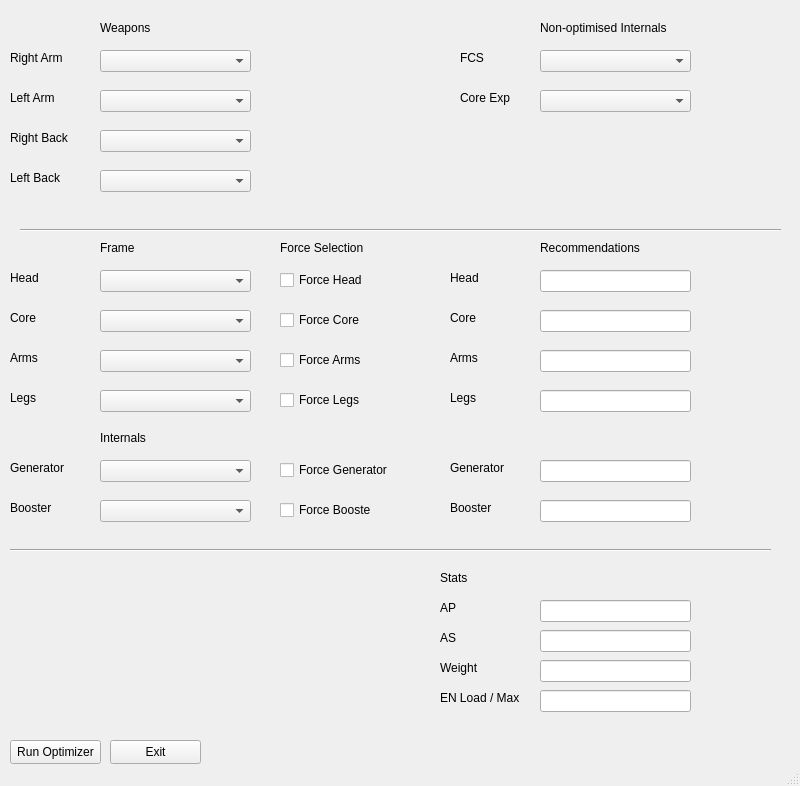
<?xml version="1.0" encoding="UTF-8"?>
<ui version="4.0">
 <class>MainWindow</class>
 <widget class="QMainWindow" name="MainWindow">
  <property name="geometry">
   <rect>
    <x>0</x>
    <y>0</y>
    <width>800</width>
    <height>786</height>
   </rect>
  </property>
  <property name="windowTitle">
   <string>MainWindow</string>
  </property>
  <widget class="QWidget" name="centralwidget">
   <widget class="QComboBox" name="RightArm">
    <property name="geometry">
     <rect>
      <x>100</x>
      <y>50</y>
      <width>151</width>
      <height>22</height>
     </rect>
    </property>
   </widget>
   <widget class="QComboBox" name="RightBack">
    <property name="geometry">
     <rect>
      <x>100</x>
      <y>130</y>
      <width>151</width>
      <height>22</height>
     </rect>
    </property>
   </widget>
   <widget class="QComboBox" name="LeftArm">
    <property name="geometry">
     <rect>
      <x>100</x>
      <y>90</y>
      <width>151</width>
      <height>22</height>
     </rect>
    </property>
   </widget>
   <widget class="QComboBox" name="LeftBack">
    <property name="geometry">
     <rect>
      <x>100</x>
      <y>170</y>
      <width>151</width>
      <height>22</height>
     </rect>
    </property>
   </widget>
   <widget class="Line" name="line">
    <property name="geometry">
     <rect>
      <x>20</x>
      <y>220</y>
      <width>761</width>
      <height>20</height>
     </rect>
    </property>
    <property name="orientation">
     <enum>Qt::Horizontal</enum>
    </property>
   </widget>
   <widget class="QLabel" name="label">
    <property name="geometry">
     <rect>
      <x>100</x>
      <y>20</y>
      <width>71</width>
      <height>16</height>
     </rect>
    </property>
    <property name="text">
     <string>Weapons</string>
    </property>
   </widget>
   <widget class="QLabel" name="label_2">
    <property name="geometry">
     <rect>
      <x>540</x>
      <y>20</y>
      <width>151</width>
      <height>16</height>
     </rect>
    </property>
    <property name="text">
     <string>Non-optimised Internals</string>
    </property>
   </widget>
   <widget class="QComboBox" name="FCS">
    <property name="geometry">
     <rect>
      <x>540</x>
      <y>50</y>
      <width>151</width>
      <height>22</height>
     </rect>
    </property>
   </widget>
   <widget class="QLabel" name="label_3">
    <property name="geometry">
     <rect>
      <x>10</x>
      <y>50</y>
      <width>81</width>
      <height>16</height>
     </rect>
    </property>
    <property name="text">
     <string>Right Arm</string>
    </property>
   </widget>
   <widget class="QLabel" name="label_4">
    <property name="geometry">
     <rect>
      <x>10</x>
      <y>90</y>
      <width>81</width>
      <height>16</height>
     </rect>
    </property>
    <property name="text">
     <string>Left Arm</string>
    </property>
   </widget>
   <widget class="QLabel" name="label_5">
    <property name="geometry">
     <rect>
      <x>10</x>
      <y>130</y>
      <width>81</width>
      <height>16</height>
     </rect>
    </property>
    <property name="text">
     <string>Right Back</string>
    </property>
   </widget>
   <widget class="QLabel" name="label_6">
    <property name="geometry">
     <rect>
      <x>10</x>
      <y>170</y>
      <width>81</width>
      <height>16</height>
     </rect>
    </property>
    <property name="text">
     <string>Left Back</string>
    </property>
   </widget>
   <widget class="QComboBox" name="Head_Select">
    <property name="geometry">
     <rect>
      <x>100</x>
      <y>270</y>
      <width>151</width>
      <height>22</height>
     </rect>
    </property>
   </widget>
   <widget class="QComboBox" name="Legs_Select">
    <property name="geometry">
     <rect>
      <x>100</x>
      <y>390</y>
      <width>151</width>
      <height>22</height>
     </rect>
    </property>
   </widget>
   <widget class="QComboBox" name="Core_Select">
    <property name="geometry">
     <rect>
      <x>100</x>
      <y>310</y>
      <width>151</width>
      <height>22</height>
     </rect>
    </property>
   </widget>
   <widget class="QComboBox" name="Arms_Select">
    <property name="geometry">
     <rect>
      <x>100</x>
      <y>350</y>
      <width>151</width>
      <height>22</height>
     </rect>
    </property>
   </widget>
   <widget class="QLabel" name="label_7">
    <property name="geometry">
     <rect>
      <x>100</x>
      <y>240</y>
      <width>71</width>
      <height>16</height>
     </rect>
    </property>
    <property name="text">
     <string>Frame</string>
    </property>
   </widget>
   <widget class="QLabel" name="label_8">
    <property name="geometry">
     <rect>
      <x>100</x>
      <y>430</y>
      <width>71</width>
      <height>16</height>
     </rect>
    </property>
    <property name="text">
     <string>Internals</string>
    </property>
   </widget>
   <widget class="QLabel" name="label_9">
    <property name="geometry">
     <rect>
      <x>460</x>
      <y>50</y>
      <width>49</width>
      <height>16</height>
     </rect>
    </property>
    <property name="text">
     <string>FCS</string>
    </property>
   </widget>
   <widget class="QComboBox" name="CoreExp">
    <property name="geometry">
     <rect>
      <x>540</x>
      <y>90</y>
      <width>151</width>
      <height>22</height>
     </rect>
    </property>
   </widget>
   <widget class="QLabel" name="label_10">
    <property name="geometry">
     <rect>
      <x>460</x>
      <y>90</y>
      <width>71</width>
      <height>16</height>
     </rect>
    </property>
    <property name="text">
     <string>Core Exp</string>
    </property>
   </widget>
   <widget class="QComboBox" name="Boost">
    <property name="geometry">
     <rect>
      <x>100</x>
      <y>500</y>
      <width>151</width>
      <height>22</height>
     </rect>
    </property>
   </widget>
   <widget class="QComboBox" name="Gen">
    <property name="geometry">
     <rect>
      <x>100</x>
      <y>460</y>
      <width>151</width>
      <height>22</height>
     </rect>
    </property>
   </widget>
   <widget class="QLabel" name="label_11">
    <property name="geometry">
     <rect>
      <x>10</x>
      <y>390</y>
      <width>81</width>
      <height>16</height>
     </rect>
    </property>
    <property name="text">
     <string>Legs</string>
    </property>
   </widget>
   <widget class="QLabel" name="label_12">
    <property name="geometry">
     <rect>
      <x>10</x>
      <y>270</y>
      <width>81</width>
      <height>16</height>
     </rect>
    </property>
    <property name="text">
     <string>Head</string>
    </property>
   </widget>
   <widget class="QLabel" name="label_13">
    <property name="geometry">
     <rect>
      <x>10</x>
      <y>310</y>
      <width>81</width>
      <height>16</height>
     </rect>
    </property>
    <property name="text">
     <string>Core</string>
    </property>
   </widget>
   <widget class="QLabel" name="label_14">
    <property name="geometry">
     <rect>
      <x>10</x>
      <y>350</y>
      <width>81</width>
      <height>16</height>
     </rect>
    </property>
    <property name="text">
     <string>Arms</string>
    </property>
   </widget>
   <widget class="QLabel" name="label_16">
    <property name="geometry">
     <rect>
      <x>10</x>
      <y>460</y>
      <width>81</width>
      <height>16</height>
     </rect>
    </property>
    <property name="text">
     <string>Generator</string>
    </property>
   </widget>
   <widget class="QLabel" name="label_17">
    <property name="geometry">
     <rect>
      <x>10</x>
      <y>500</y>
      <width>81</width>
      <height>16</height>
     </rect>
    </property>
    <property name="text">
     <string>Booster</string>
    </property>
   </widget>
   <widget class="QLabel" name="label_15">
    <property name="geometry">
     <rect>
      <x>280</x>
      <y>240</y>
      <width>91</width>
      <height>16</height>
     </rect>
    </property>
    <property name="text">
     <string>Force Selection</string>
    </property>
   </widget>
   <widget class="QCheckBox" name="ForceHead">
    <property name="geometry">
     <rect>
      <x>280</x>
      <y>270</y>
      <width>91</width>
      <height>20</height>
     </rect>
    </property>
    <property name="text">
     <string>Force Head</string>
    </property>
   </widget>
   <widget class="QCheckBox" name="ForceCore">
    <property name="geometry">
     <rect>
      <x>280</x>
      <y>310</y>
      <width>91</width>
      <height>20</height>
     </rect>
    </property>
    <property name="text">
     <string>Force Core</string>
    </property>
   </widget>
   <widget class="QCheckBox" name="ForceArms">
    <property name="geometry">
     <rect>
      <x>280</x>
      <y>350</y>
      <width>91</width>
      <height>20</height>
     </rect>
    </property>
    <property name="text">
     <string>Force Arms</string>
    </property>
   </widget>
   <widget class="QCheckBox" name="ForceLegs">
    <property name="geometry">
     <rect>
      <x>280</x>
      <y>390</y>
      <width>91</width>
      <height>20</height>
     </rect>
    </property>
    <property name="text">
     <string>Force Legs</string>
    </property>
   </widget>
   <widget class="QCheckBox" name="ForceGen">
    <property name="geometry">
     <rect>
      <x>280</x>
      <y>460</y>
      <width>111</width>
      <height>20</height>
     </rect>
    </property>
    <property name="text">
     <string>Force Generator</string>
    </property>
   </widget>
   <widget class="QCheckBox" name="ForceBoost">
    <property name="geometry">
     <rect>
      <x>280</x>
      <y>500</y>
      <width>91</width>
      <height>20</height>
     </rect>
    </property>
    <property name="text">
     <string>Force Booster</string>
    </property>
   </widget>
   <widget class="Line" name="line_2">
    <property name="geometry">
     <rect>
      <x>10</x>
      <y>540</y>
      <width>761</width>
      <height>20</height>
     </rect>
    </property>
    <property name="orientation">
     <enum>Qt::Horizontal</enum>
    </property>
   </widget>
   <widget class="QPushButton" name="ButtonOpti">
    <property name="geometry">
     <rect>
      <x>10</x>
      <y>740</y>
      <width>91</width>
      <height>24</height>
     </rect>
    </property>
    <property name="text">
     <string>Run Optimizer</string>
    </property>
   </widget>
   <widget class="QLabel" name="label_18">
    <property name="geometry">
     <rect>
      <x>450</x>
      <y>270</y>
      <width>81</width>
      <height>16</height>
     </rect>
    </property>
    <property name="text">
     <string>Head</string>
    </property>
   </widget>
   <widget class="QLabel" name="label_19">
    <property name="geometry">
     <rect>
      <x>450</x>
      <y>310</y>
      <width>81</width>
      <height>16</height>
     </rect>
    </property>
    <property name="text">
     <string>Core</string>
    </property>
   </widget>
   <widget class="QLabel" name="label_20">
    <property name="geometry">
     <rect>
      <x>450</x>
      <y>350</y>
      <width>81</width>
      <height>16</height>
     </rect>
    </property>
    <property name="text">
     <string>Arms</string>
    </property>
   </widget>
   <widget class="QLabel" name="label_21">
    <property name="geometry">
     <rect>
      <x>450</x>
      <y>390</y>
      <width>81</width>
      <height>16</height>
     </rect>
    </property>
    <property name="text">
     <string>Legs</string>
    </property>
   </widget>
   <widget class="QLabel" name="label_22">
    <property name="geometry">
     <rect>
      <x>540</x>
      <y>240</y>
      <width>111</width>
      <height>16</height>
     </rect>
    </property>
    <property name="text">
     <string>Recommendations</string>
    </property>
   </widget>
   <widget class="QLabel" name="label_23">
    <property name="geometry">
     <rect>
      <x>450</x>
      <y>500</y>
      <width>81</width>
      <height>16</height>
     </rect>
    </property>
    <property name="text">
     <string>Booster</string>
    </property>
   </widget>
   <widget class="QLabel" name="label_24">
    <property name="geometry">
     <rect>
      <x>450</x>
      <y>460</y>
      <width>81</width>
      <height>16</height>
     </rect>
    </property>
    <property name="text">
     <string>Generator</string>
    </property>
   </widget>
   <widget class="QLineEdit" name="Head_Rec">
    <property name="geometry">
     <rect>
      <x>540</x>
      <y>270</y>
      <width>151</width>
      <height>22</height>
     </rect>
    </property>
   </widget>
   <widget class="QLineEdit" name="out_Core">
    <property name="geometry">
     <rect>
      <x>540</x>
      <y>310</y>
      <width>151</width>
      <height>22</height>
     </rect>
    </property>
   </widget>
   <widget class="QLineEdit" name="out_Arms">
    <property name="geometry">
     <rect>
      <x>540</x>
      <y>350</y>
      <width>151</width>
      <height>22</height>
     </rect>
    </property>
   </widget>
   <widget class="QLineEdit" name="out_Legs">
    <property name="geometry">
     <rect>
      <x>540</x>
      <y>390</y>
      <width>151</width>
      <height>22</height>
     </rect>
    </property>
   </widget>
   <widget class="QLineEdit" name="out_Gen">
    <property name="geometry">
     <rect>
      <x>540</x>
      <y>460</y>
      <width>151</width>
      <height>22</height>
     </rect>
    </property>
   </widget>
   <widget class="QLineEdit" name="out_Boost">
    <property name="geometry">
     <rect>
      <x>540</x>
      <y>500</y>
      <width>151</width>
      <height>22</height>
     </rect>
    </property>
   </widget>
   <widget class="QLabel" name="label_25">
    <property name="geometry">
     <rect>
      <x>440</x>
      <y>570</y>
      <width>49</width>
      <height>16</height>
     </rect>
    </property>
    <property name="text">
     <string>Stats</string>
    </property>
   </widget>
   <widget class="QLabel" name="label_26">
    <property name="geometry">
     <rect>
      <x>440</x>
      <y>600</y>
      <width>49</width>
      <height>16</height>
     </rect>
    </property>
    <property name="text">
     <string>AP</string>
    </property>
   </widget>
   <widget class="QLabel" name="label_27">
    <property name="geometry">
     <rect>
      <x>440</x>
      <y>660</y>
      <width>81</width>
      <height>16</height>
     </rect>
    </property>
    <property name="text">
     <string>Weight</string>
    </property>
   </widget>
   <widget class="QLabel" name="label_28">
    <property name="geometry">
     <rect>
      <x>440</x>
      <y>690</y>
      <width>91</width>
      <height>16</height>
     </rect>
    </property>
    <property name="text">
     <string>EN Load / Max</string>
    </property>
   </widget>
   <widget class="QLabel" name="label_29">
    <property name="geometry">
     <rect>
      <x>440</x>
      <y>630</y>
      <width>49</width>
      <height>16</height>
     </rect>
    </property>
    <property name="text">
     <string>AS</string>
    </property>
   </widget>
   <widget class="QLineEdit" name="out_EN">
    <property name="geometry">
     <rect>
      <x>540</x>
      <y>690</y>
      <width>151</width>
      <height>22</height>
     </rect>
    </property>
   </widget>
   <widget class="QLineEdit" name="out_Attitude">
    <property name="geometry">
     <rect>
      <x>540</x>
      <y>630</y>
      <width>151</width>
      <height>22</height>
     </rect>
    </property>
   </widget>
   <widget class="QLineEdit" name="out_Weight">
    <property name="geometry">
     <rect>
      <x>540</x>
      <y>660</y>
      <width>151</width>
      <height>22</height>
     </rect>
    </property>
   </widget>
   <widget class="QLineEdit" name="out_AP">
    <property name="geometry">
     <rect>
      <x>540</x>
      <y>600</y>
      <width>151</width>
      <height>22</height>
     </rect>
    </property>
   </widget>
   <widget class="QPushButton" name="ButtonExit">
    <property name="geometry">
     <rect>
      <x>110</x>
      <y>740</y>
      <width>91</width>
      <height>24</height>
     </rect>
    </property>
    <property name="text">
     <string>Exit</string>
    </property>
   </widget>
  </widget>
  <widget class="QStatusBar" name="statusbar"/>
  <action name="action_Open">
   <property name="text">
    <string>&amp;Open</string>
   </property>
   <property name="shortcut">
    <string>Alt+O</string>
   </property>
  </action>
  <action name="actionOpen_Recent">
   <property name="text">
    <string>Open &amp;Recent</string>
   </property>
   <property name="shortcut">
    <string>Alt+R</string>
   </property>
  </action>
  <action name="action_Save">
   <property name="text">
    <string>&amp;Save</string>
   </property>
   <property name="shortcut">
    <string>Alt+S</string>
   </property>
  </action>
  <action name="actionExit">
   <property name="text">
    <string>Exit</string>
   </property>
  </action>
  <action name="actionOpti">
   <property name="text">
    <string>Opti</string>
   </property>
  </action>
 </widget>
 <resources/>
 <connections>
  <connection>
   <sender>ButtonExit</sender>
   <signal>clicked()</signal>
   <receiver>actionExit</receiver>
   <slot>trigger()</slot>
   <hints>
    <hint type="sourcelabel">
     <x>55</x>
     <y>661</y>
    </hint>
    <hint type="destinationlabel">
     <x>-1</x>
     <y>-1</y>
    </hint>
   </hints>
  </connection>
  <connection>
   <sender>ButtonOpti</sender>
   <signal>clicked()</signal>
   <receiver>actionOpti</receiver>
   <slot>trigger()</slot>
   <hints>
    <hint type="sourcelabel">
     <x>55</x>
     <y>581</y>
    </hint>
    <hint type="destinationlabel">
     <x>-1</x>
     <y>-1</y>
    </hint>
   </hints>
  </connection>
 </connections>
</ui>
